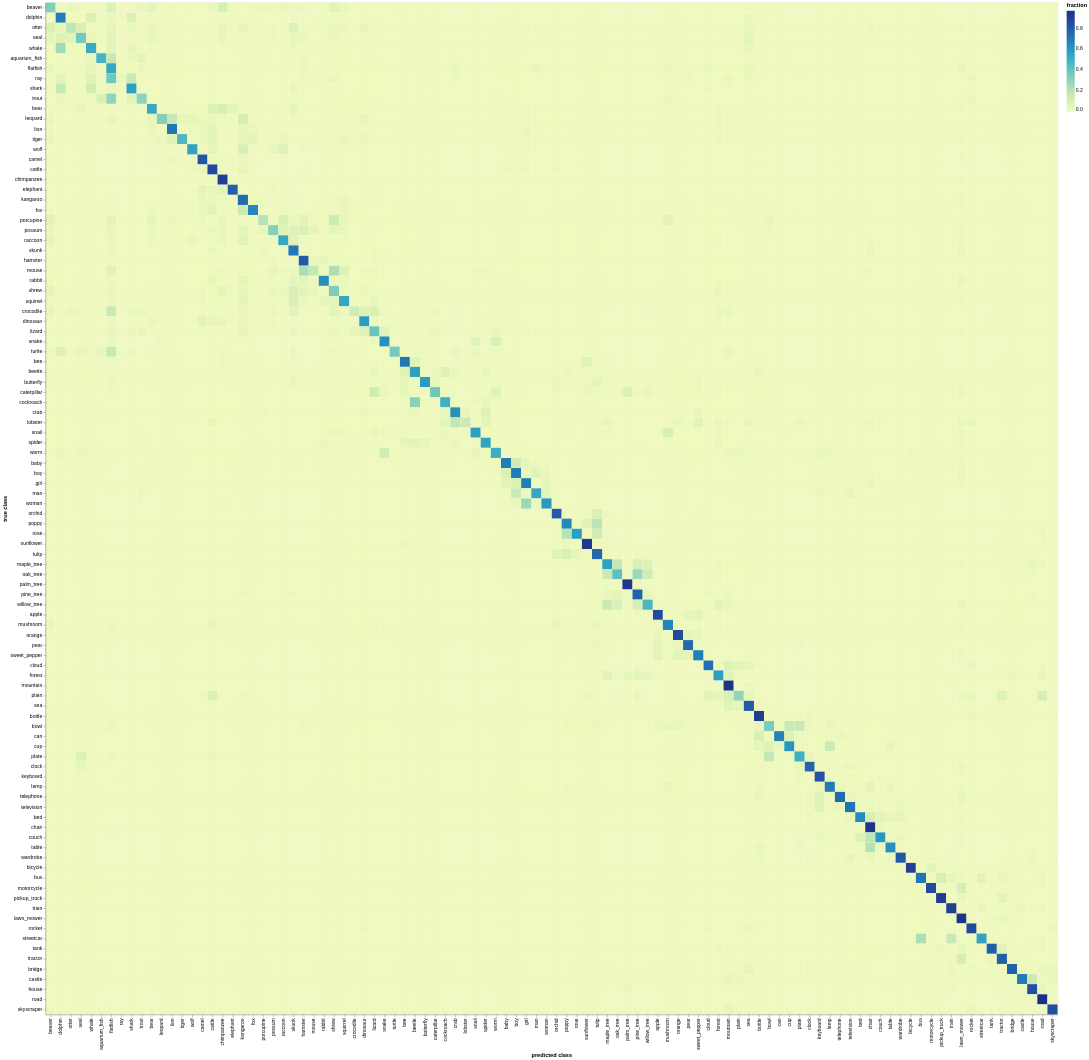

This figure's notebook cell:
### Markdown cell above
### Top-1 Confusion matrix

### Code cell
predicted = image_label_sim.argmax(axis=2) # (image, template)
counts = np.array([np.bincount(
    predicted[true_classes == i].ravel(), minlength=len(class_names)
) for i in range(len(class_names))])
confusion = counts / counts.sum(axis=1, keepdims=True)
df_confusion = pd.DataFrame({
    "true class": np.repeat(class_names, len(class_names)),
    "predicted class": np.tile(class_names, len(class_names)),
    "fraction": confusion.ravel()
})
alt.Chart(df_confusion).mark_rect().encode(
    x=alt.X("predicted class:N", sort=CLASS_ORDER), y=alt.Y("true class:N", sort=CLASS_ORDER),
    color="fraction", tooltip=["true class", "predicted class", "fraction"]
).interactive()

### Figure 1 — Vega specification as saved in the notebook (floating-point values rounded to 4 significant figures; data arrays with more than 128 entries replaced by an {"elided": "..."} marker saying what was removed)
{"$schema": "https://vega.github.io/schema/vega/v6.json", "data": [{"name": "param_1e9efca18e7a2868_store"}, {"name": "source_0"}, {"name": "data_0", "values": {"elided": "10000 records"}}, {"name": "source_0_x_domain_predicted class", "values": [{"predicted class": "apple", "sort_field": 60.0}, {"predicted class": "aquarium_fish", "sort_field": 5.0}, {"predicted class": "baby", "sort_field": 45.0}, {"predicted class": "bear", "sort_field": 10.0}, {"predicted class": "beaver", "sort_field": 0.0}, {"predicted class": "bed", "sort_field": 80.0}, {"predicted class": "bee", "sort_field": 35.0}, {"predicted class": "beetle", "sort_field": 36.0}, {"predicted class": "bicycle", "sort_field": 85.0}, {"predicted class": "bottle", "sort_field": 70.0}, {"predicted class": "bowl", "sort_field": 71.0}, {"predicted class": "boy", "sort_field": 46.0}, {"predicted class": "bridge", "sort_field": 95.0}, {"predicted class": "bus", "sort_field": 86.0}, {"predicted class": "butterfly", "sort_field": 37.0}, {"predicted class": "camel", "sort_field": 15.0}, {"predicted class": "can", "sort_field": 72.0}, {"predicted class": "castle", "sort_field": 96.0}, {"predicted class": "caterpillar", "sort_field": 38.0}, {"predicted class": "cattle", "sort_field": 16.0}, {"predicted class": "chair", "sort_field": 81.0}, {"predicted class": "chimpanzee", "sort_field": 17.0}, {"predicted class": "clock", "sort_field": 75.0}, {"predicted class": "cloud", "sort_field": 65.0}, {"predicted class": "cockroach", "sort_field": 39.0}, {"predicted class": "couch", "sort_field": 82.0}, {"predicted class": "crab", "sort_field": 40.0}, {"predicted class": "crocodile", "sort_field": 30.0}, {"predicted class": "cup", "sort_field": 73.0}, {"predicted class": "dinosaur", "sort_field": 31.0}, {"predicted class": "dolphin", "sort_field": 1.0}, {"predicted class": "elephant", "sort_field": 18.0}, {"predicted class": "flatfish", "sort_field": 6.0}, {"predicted class": "forest", "sort_field": 66.0}, {"predicted class": "fox", "sort_field": 20.0}, {"predicted class": "girl", "sort_field": 47.0}, {"predicted class": "hamster", "sort_field": 25.0}, {"predicted class": "house", "sort_field": 97.0}, {"predicted class": "kangaroo", "sort_field": 19.0}, {"predicted class": "keyboard", "sort_field": 76.0}, {"predicted class": "lamp", "sort_field": 77.0}, {"predicted class": "lawn_mower", "sort_field": 90.0}, {"predicted class": "leopard", "sort_field": 11.0}, {"predicted class": "lion", "sort_field": 12.0}, {"predicted class": "lizard", "sort_field": 32.0}, {"predicted class": "lobster", "sort_field": 41.0}, {"predicted class": "man", "sort_field": 48.0}, {"predicted class": "maple_tree", "sort_field": 55.0}, {"predicted class": "motorcycle", "sort_field": 87.0}, {"predicted class": "mountain", "sort_field": 67.0}, {"predicted class": "mouse", "sort_field": 26.0}, {"predicted class": "mushroom", "sort_field": 61.0}, {"predicted class": "oak_tree", "sort_field": 56.0}, {"predicted class": "orange", "sort_field": 62.0}, {"predicted class": "orchid", "sort_field": 50.0}, {"predicted class": "otter", "sort_field": 2.0}, {"predicted class": "palm_tree", "sort_field": 57.0}, {"predicted class": "pear", "sort_field": 63.0}, {"predicted class": "pickup_truck", "sort_field": 88.0}, {"predicted class": "pine_tree", "sort_field": 58.0}, {"predicted class": "plain", "sort_field": 68.0}, {"predicted class": "plate", "sort_field": 74.0}, {"predicted class": "poppy", "sort_field": 51.0}, {"predicted class": "porcupine", "sort_field": 21.0}, {"predicted class": "possum", "sort_field": 22.0}, {"predicted class": "rabbit", "sort_field": 27.0}, {"predicted class": "raccoon", "sort_field": 23.0}, {"predicted class": "ray", "sort_field": 7.0}, {"predicted class": "road", "sort_field": 98.0}, {"predicted class": "rocket", "sort_field": 91.0}, {"predicted class": "rose", "sort_field": 52.0}, {"predicted class": "sea", "sort_field": 69.0}, {"predicted class": "seal", "sort_field": 3.0}, {"predicted class": "shark", "sort_field": 8.0}, {"predicted class": "shrew", "sort_field": 28.0}, {"predicted class": "skunk", "sort_field": 24.0}, {"predicted class": "skyscraper", "sort_field": 99.0}, {"predicted class": "snail", "sort_field": 42.0}, {"predicted class": "snake", "sort_field": 33.0}, {"predicted class": "spider", "sort_field": 43.0}, {"predicted class": "squirrel", "sort_field": 29.0}, {"predicted class": "streetcar", "sort_field": 92.0}, {"predicted class": "sunflower", "sort_field": 53.0}, {"predicted class": "sweet_pepper", "sort_field": 64.0}, {"predicted class": "table", "sort_field": 83.0}, {"predicted class": "tank", "sort_field": 93.0}, {"predicted class": "telephone", "sort_field": 78.0}, {"predicted class": "television", "sort_field": 79.0}, {"predicted class": "tiger", "sort_field": 13.0}, {"predicted class": "tractor", "sort_field": 94.0}, {"predicted class": "train", "sort_field": 89.0}, {"predicted class": "trout", "sort_field": 9.0}, {"predicted class": "tulip", "sort_field": 54.0}, {"predicted class": "turtle", "sort_field": 34.0}, {"predicted class": "wardrobe", "sort_field": 84.0}, {"predicted class": "whale", "sort_field": 4.0}, {"predicted class": "willow_tree", "sort_field": 59.0}, {"predicted class": "wolf", "sort_field": 14.0}, {"predicted class": "woman", "sort_field": 49.0}, {"predicted class": "worm", "sort_field": 44.0}]}, {"name": "source_0_y_domain_true class", "values": [{"sort_field": 60.0, "true class": "apple"}, {"sort_field": 5.0, "true class": "aquarium_fish"}, {"sort_field": 45.0, "true class": "baby"}, {"sort_field": 10.0, "true class": "bear"}, {"sort_field": 0.0, "true class": "beaver"}, {"sort_field": 80.0, "true class": "bed"}, {"sort_field": 35.0, "true class": "bee"}, {"sort_field": 36.0, "true class": "beetle"}, {"sort_field": 85.0, "true class": "bicycle"}, {"sort_field": 70.0, "true class": "bottle"}, {"sort_field": 71.0, "true class": "bowl"}, {"sort_field": 46.0, "true class": "boy"}, {"sort_field": 95.0, "true class": "bridge"}, {"sort_field": 86.0, "true class": "bus"}, {"sort_field": 37.0, "true class": "butterfly"}, {"sort_field": 15.0, "true class": "camel"}, {"sort_field": 72.0, "true class": "can"}, {"sort_field": 96.0, "true class": "castle"}, {"sort_field": 38.0, "true class": "caterpillar"}, {"sort_field": 16.0, "true class": "cattle"}, {"sort_field": 81.0, "true class": "chair"}, {"sort_field": 17.0, "true class": "chimpanzee"}, {"sort_field": 75.0, "true class": "clock"}, {"sort_field": 65.0, "true class": "cloud"}, {"sort_field": 39.0, "true class": "cockroach"}, {"sort_field": 82.0, "true class": "couch"}, {"sort_field": 40.0, "true class": "crab"}, {"sort_field": 30.0, "true class": "crocodile"}, {"sort_field": 73.0, "true class": "cup"}, {"sort_field": 31.0, "true class": "dinosaur"}, {"sort_field": 1.0, "true class": "dolphin"}, {"sort_field": 18.0, "true class": "elephant"}, {"sort_field": 6.0, "true class": "flatfish"}, {"sort_field": 66.0, "true class": "forest"}, {"sort_field": 20.0, "true class": "fox"}, {"sort_field": 47.0, "true class": "girl"}, {"sort_field": 25.0, "true class": "hamster"}, {"sort_field": 97.0, "true class": "house"}, {"sort_field": 19.0, "true class": "kangaroo"}, {"sort_field": 76.0, "true class": "keyboard"}, {"sort_field": 77.0, "true class": "lamp"}, {"sort_field": 90.0, "true class": "lawn_mower"}, {"sort_field": 11.0, "true class": "leopard"}, {"sort_field": 12.0, "true class": "lion"}, {"sort_field": 32.0, "true class": "lizard"}, {"sort_field": 41.0, "true class": "lobster"}, {"sort_field": 48.0, "true class": "man"}, {"sort_field": 55.0, "true class": "maple_tree"}, {"sort_field": 87.0, "true class": "motorcycle"}, {"sort_field": 67.0, "true class": "mountain"}, {"sort_field": 26.0, "true class": "mouse"}, {"sort_field": 61.0, "true class": "mushroom"}, {"sort_field": 56.0, "true class": "oak_tree"}, {"sort_field": 62.0, "true class": "orange"}, {"sort_field": 50.0, "true class": "orchid"}, {"sort_field": 2.0, "true class": "otter"}, {"sort_field": 57.0, "true class": "palm_tree"}, {"sort_field": 63.0, "true class": "pear"}, {"sort_field": 88.0, "true class": "pickup_truck"}, {"sort_field": 58.0, "true class": "pine_tree"}, {"sort_field": 68.0, "true class": "plain"}, {"sort_field": 74.0, "true class": "plate"}, {"sort_field": 51.0, "true class": "poppy"}, {"sort_field": 21.0, "true class": "porcupine"}, {"sort_field": 22.0, "true class": "possum"}, {"sort_field": 27.0, "true class": "rabbit"}, {"sort_field": 23.0, "true class": "raccoon"}, {"sort_field": 7.0, "true class": "ray"}, {"sort_field": 98.0, "true class": "road"}, {"sort_field": 91.0, "true class": "rocket"}, {"sort_field": 52.0, "true class": "rose"}, {"sort_field": 69.0, "true class": "sea"}, {"sort_field": 3.0, "true class": "seal"}, {"sort_field": 8.0, "true class": "shark"}, {"sort_field": 28.0, "true class": "shrew"}, {"sort_field": 24.0, "true class": "skunk"}, {"sort_field": 99.0, "true class": "skyscraper"}, {"sort_field": 42.0, "true class": "snail"}, {"sort_field": 33.0, "true class": "snake"}, {"sort_field": 43.0, "true class": "spider"}, {"sort_field": 29.0, "true class": "squirrel"}, {"sort_field": 92.0, "true class": "streetcar"}, {"sort_field": 53.0, "true class": "sunflower"}, {"sort_field": 64.0, "true class": "sweet_pepper"}, {"sort_field": 83.0, "true class": "table"}, {"sort_field": 93.0, "true class": "tank"}, {"sort_field": 78.0, "true class": "telephone"}, {"sort_field": 79.0, "true class": "television"}, {"sort_field": 13.0, "true class": "tiger"}, {"sort_field": 94.0, "true class": "tractor"}, {"sort_field": 89.0, "true class": "train"}, {"sort_field": 9.0, "true class": "trout"}, {"sort_field": 54.0, "true class": "tulip"}, {"sort_field": 34.0, "true class": "turtle"}, {"sort_field": 84.0, "true class": "wardrobe"}, {"sort_field": 4.0, "true class": "whale"}, {"sort_field": 59.0, "true class": "willow_tree"}, {"sort_field": 14.0, "true class": "wolf"}, {"sort_field": 49.0, "true class": "woman"}, {"sort_field": 44.0, "true class": "worm"}]}, {"name": "data_0_color_domain_fraction", "values": [{"min": 0.0, "max": 0.966}]}], "signals": [{"name": "x_step", "value": 20}, {"name": "width", "update": "bandspace(domain('x').length, 0, 0) * x_step"}, {"name": "y_step", "value": 20}, {"name": "height", "update": "bandspace(domain('y').length, 0, 0) * y_step"}, {"name": "unit", "value": {}, "on": [{"events": "pointermove", "update": "isTuple(group()) ? group() : unit"}]}, {"name": "param_1e9efca18e7a2868", "update": "vlSelectionResolve(\"param_1e9efca18e7a2868_store\", \"union\")"}, {"name": "param_1e9efca18e7a2868_predicted_class", "on": [{"events": [{"source": "view", "type": "dblclick"}], "update": "null"}, {"events": {"signal": "param_1e9efca18e7a2868_translate_delta"}, "update": "panLinear(param_1e9efca18e7a2868_translate_anchor.extent_x, -param_1e9efca18e7a2868_translate_delta.x / width)"}, {"events": {"signal": "param_1e9efca18e7a2868_zoom_delta"}, "update": "zoomLinear(domain(\"x\"), param_1e9efca18e7a2868_zoom_anchor.x, param_1e9efca18e7a2868_zoom_delta)"}]}, {"name": "param_1e9efca18e7a2868_true_class", "on": [{"events": [{"source": "view", "type": "dblclick"}], "update": "null"}, {"events": {"signal": "param_1e9efca18e7a2868_translate_delta"}, "update": "panLinear(param_1e9efca18e7a2868_translate_anchor.extent_y, param_1e9efca18e7a2868_translate_delta.y / height)"}, {"events": {"signal": "param_1e9efca18e7a2868_zoom_delta"}, "update": "zoomLinear(domain(\"y\"), param_1e9efca18e7a2868_zoom_anchor.y, param_1e9efca18e7a2868_zoom_delta)"}]}, {"name": "param_1e9efca18e7a2868_tuple", "on": [{"events": [{"signal": "param_1e9efca18e7a2868_predicted_class || param_1e9efca18e7a2868_true_class"}], "update": "param_1e9efca18e7a2868_predicted_class && param_1e9efca18e7a2868_true_class ? {unit: \"\", fields: param_1e9efca18e7a2868_tuple_fields, values: [param_1e9efca18e7a2868_predicted_class,param_1e9efca18e7a2868_true_class]} : null"}]}, {"name": "param_1e9efca18e7a2868_tuple_fields", "value": [{"field": "predicted class", "channel": "x", "type": "E"}, {"field": "true class", "channel": "y", "type": "E"}]}, {"name": "param_1e9efca18e7a2868_translate_anchor", "value": {}, "on": [{"events": [{"source": "scope", "type": "pointerdown"}], "update": "{x: x(unit), y: y(unit), extent_x: domain(\"x\"), extent_y: domain(\"y\")}"}]}, {"name": "param_1e9efca18e7a2868_translate_delta", "value": {}, "on": [{"events": [{"source": "window", "between": [{"source": "scope", "type": "pointerdown"}, {"source": "window", "type": "pointerup"}], "consume": true, "type": "pointermove"}], "update": "{x: param_1e9efca18e7a2868_translate_anchor.x - x(unit), y: param_1e9efca18e7a2868_translate_anchor.y - y(unit)}"}]}, {"name": "param_1e9efca18e7a2868_zoom_anchor", "on": [{"events": [{"source": "scope", "type": "wheel", "consume": true}], "update": "{x: invert(\"x\", x(unit)), y: invert(\"y\", y(unit))}"}]}, {"name": "param_1e9efca18e7a2868_zoom_delta", "on": [{"events": [{"source": "scope", "type": "wheel", "consume": true}], "update": "pow(1.001, event.deltaY * pow(16, event.deltaMode))", "force": true}]}, {"name": "param_1e9efca18e7a2868_modify", "on": [{"events": {"signal": "param_1e9efca18e7a2868_tuple"}, "update": "modify(\"param_1e9efca18e7a2868_store\", param_1e9efca18e7a2868_tuple, true)"}]}], "marks": [{"type": "rect", "name": "marks", "from": {"data": "data_0"}, "encode": {"update": {"x": {"field": "predicted class", "scale": "x"}, "y": {"field": "true class", "scale": "y"}, "height": {"signal": "max(0.25, bandwidth('y'))"}, "tooltip": {"signal": "{\"true class\": isValid(datum[\"true class\"]) ? isArray(datum[\"true class\"]) ? join(datum[\"true class\"], '\\n') : datum[\"true class\"] : \"\"+datum[\"true class\"], \"predicted class\": isValid(datum[\"predicted class\"]) ? isArray(datum[\"predicted class\"]) ? join(datum[\"predicted class\"], '\\n') : datum[\"predicted class\"] : \"\"+datum[\"predicted class\"], \"fraction\": format(datum[\"fraction\"], \"\")}"}, "width": {"signal": "max(0.25, bandwidth('x'))"}, "fill": {"field": "fraction", "scale": "color"}}}, "interactive": true, "style": ["rect"]}], "scales": [{"name": "x", "type": "band", "domain": {"data": "source_0_x_domain_predicted class", "field": "predicted class", "sort": {"op": "max", "field": "sort_field"}}, "range": {"step": {"signal": "x_step"}}, "paddingOuter": 0, "paddingInner": 0}, {"name": "y", "type": "band", "domain": {"data": "source_0_y_domain_true class", "field": "true class", "sort": {"op": "max", "field": "sort_field"}}, "range": {"step": {"signal": "y_step"}}, "paddingInner": 0, "paddingOuter": 0}, {"name": "color", "type": "linear", "domain": [{"signal": "(data(\"data_0_color_domain_fraction\")[0] || {}).min"}, {"signal": "(data(\"data_0_color_domain_fraction\")[0] || {}).max"}], "range": "heatmap", "zero": false, "interpolate": "hcl"}], "axes": [{"scale": "x", "orient": "bottom", "grid": false, "labelAlign": "right", "labelAngle": 270, "labelBaseline": "middle", "title": "predicted class", "zindex": 1}, {"scale": "y", "title": "true class", "grid": false, "zindex": 1, "orient": "left"}], "background": "white", "style": "cell", "padding": 5, "legends": [{"fill": "color", "gradientLength": {"signal": "clamp(height, 64, 200)"}, "title": "fraction"}]}
